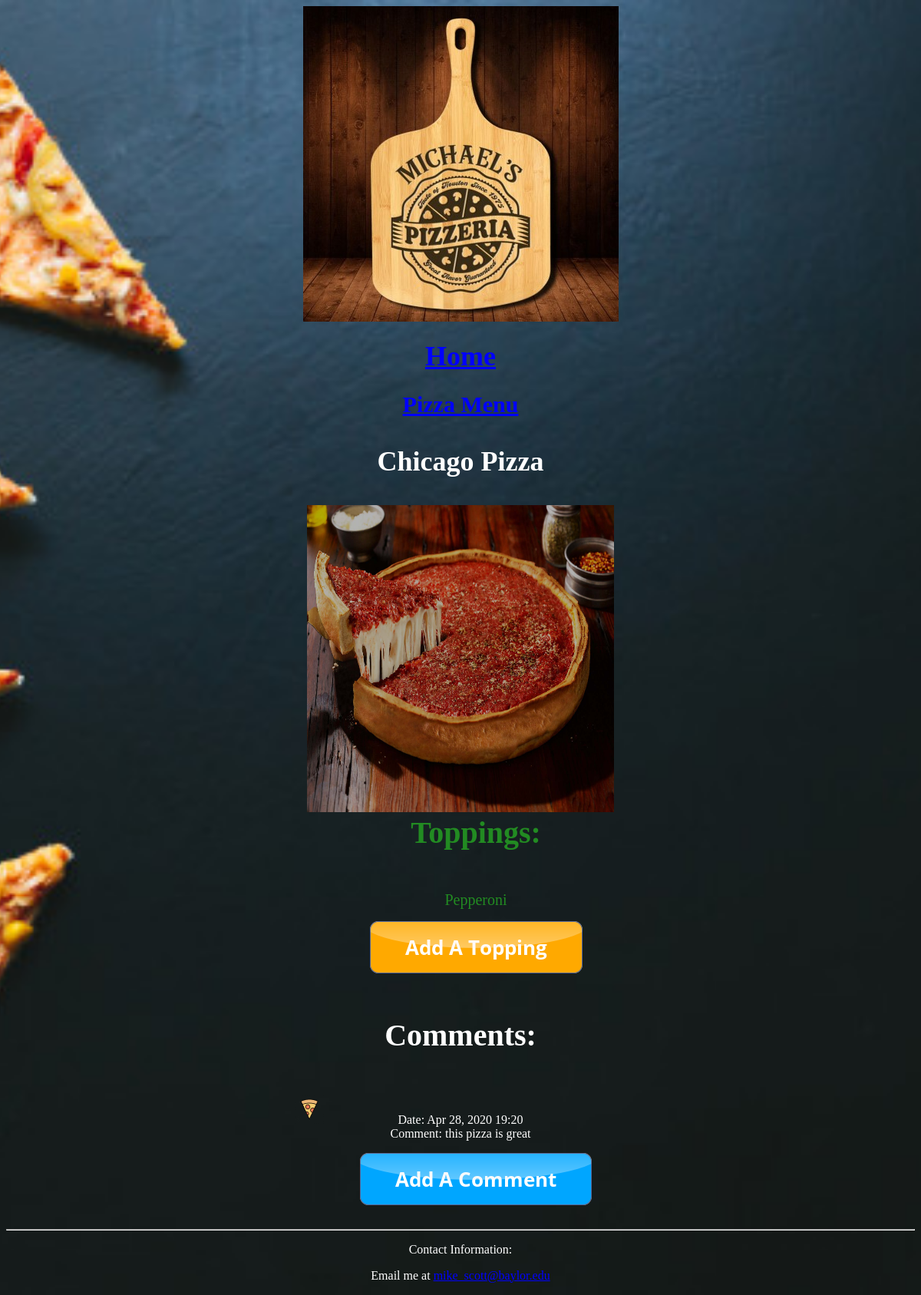
The app's page /pizza_list/2/ with its own data.
### pizzas/models.py (models this page shows, shortened)
class Pizza(models.Model):
    text = models.CharField(max_length=30)
    date_added = models.DateTimeField(auto_now_add=True)
    def __str__(self):
        return self.text

class Topping(models.Model):
    pizza = models.ForeignKey(Pizza, on_delete=models.CASCADE)
    top_choices = (
        ('B', 'Bacon'),
        ('S', 'Sausage'),
        ('P', 'Pepperoni'),
        ('PN', 'Pineapple'),
        ('SP', 'Spinach'),
        ('M', 'Mushrooms'),
        ('C', 'Chicken'),
        ('A', 'Anchovies'),
        ('GP', 'Green Peppers'),
        ('RP', 'Red Peppers'),
    )
    top_choice = models.CharField(max_length=2, choices=top_choices)
    date_added = models.DateTimeField(auto_now_add=True)
    class Meta:
        verbose_name_plural = 'toppings'

class Comment(models.Model):
    pizza = models.ForeignKey(Pizza, on_delete=models.CASCADE)
    text = models.TextField()
    date_added = models.DateTimeField(auto_now_add=True)
    class Meta:
        verbose_name_plural = 'comments'

### pizzas/views.py (the view)
# urls.py: path('pizza_list/<int:pizza_id>/', views.pizza, name='pizza'),
def pizza(request, pizza_id):
    pizza = Pizza.objects.get(id=pizza_id)
    toppings = pizza.topping_set.order_by('-date_added')
    context = {'pizza':pizza, 'toppings':toppings}
    return render(request, 'pizzas/pizza.html',context)

### pizzas/templates/pizzas/pizza.html
{%extends "pizzas/base.html" %}
{% block content %}
{% load static %}
<link rel="stylesheet" href="{% static 'css/base.css' %}">
    <h3 style="text-align:center">{{ pizza }} </h3>
    {% if pizza.text == "Neapolitan Pizza" %}
    <center><IMG SRC="{% static 'images/np.jpg' %}" ALIGN="center" style="width:400px;height:400px;"></center>
    {% elif pizza.text == "Chicago Pizza" %}
    <center><IMG SRC="{% static 'images/chicago.jpg' %}" ALIGN="center" style="width:400px;height:400px;"></center>
    {% elif pizza.text == "New York-Style Pizza" %}
    <center><IMG SRC="{% static 'images/newyork.jpg' %}" ALIGN="center" style="width:400px;height:400px;"></center>
    {% elif pizza.text == "St. Louis-Style Pizza" %}
    <center><IMG SRC="{% static 'images/stl.jpg' %}" ALIGN="center" style="width:400px;height:400px;"></center>
    {% elif pizza.text == "Sicilian Pizza" %}
    <center><IMG SRC="{% static 'images/sicil.jpg' %}" ALIGN="center" style="width:400px;height:400px;"></center>
    {% elif pizza.text == "Greek Pizza" %}
    <center><IMG SRC="{% static 'images/greek.jpg' %}" ALIGN="center" style="width:400px;height:400px;"></center>
    {% elif pizza.text == "BBQ Pizza" %}
    <center><IMG SRC="{% static 'images/bbq.jpg' %}" ALIGN="center" style="width:400px;height:400px;"></center>
    {% endif %}
    <table align="center">
        <tr>
          <td>
    <ul class="b">
        <h4 style="font-size: 40px ; font-weight: bolder; color:forestgreen;">
            Toppings:</h4>
        {% for topping in toppings %}
        <li style="font-size: 20px ; font-weight: normal; color:forestgreen;">
            {{ topping.get_top_choice_display }}
        </li>
        {% empty %}
            <li style="font-size: 2em ; font-weight: normal; color:forestgreen;">
                There are no toppings for this pizza yet..</li>
        {% endfor %}
    </ul>
    <ul class="b">
        <li>
            <a href="{% url 'pizzas:new_topping' pizza.id %}">
                <img src="{% static 'images/button_add-a-topping.png' %}" width="width" height="height">
            </a>
        </li>
    </ul>
    <ul class="a">
        <h4 style="font-size: 40px ; font-weight: bolder; color: white;">Comments:</h4>
            {% for comment in pizza.comment_set.all %}
            <li>
                <p style="text-align:center">Date: {{ comment.date_added|date:'M d, Y H:i' }} <br> Comment: {{ comment.text}}<p>
            </li>
            {% empty %}
                <li style="font-size: 1em ; font-weight: bolder; color:white;">There are no comments for this pizza yet..</li>
            {% endfor %}
    </ul>
    <ul class="b">
        <li>
            <a href="{% url 'pizzas:new_comment' pizza.id%}">
                <img src="{% static 'images/button_add-a-comment.png' %}" width="width" height="height">
            </a>
        </li>
        </ul>
        </td>
        </tr>
        </table>
{% endblock content%}

### pizzas/static/css/base.css (style rules this page uses)
body { background: url(bg2.jpg) no-repeat center center fixed; -webkit-background-size: cover; -moz-background-size: cover; -o-background-size: cover; background-size: cover; }
ul { text-align: center; list-style: inside; }
h3 { color: white; text-align: center; }
h4 { color: white; text-align: center; font-size: 40px; }
p { color: white; text-align: center; }
ul.a { list-style: url("piz.png"); list-style-position: outside; margin: 0; padding: 0; }
ul.b { list-style-type: none; list-style-position: outside; }
a:link { color: blue; }

### pizzas/templates/pizzas/base.html (style rules this page uses)
h3 { font-size:36px; }
h4 { font-size:24px; }

### records on screen
Pizza: text "Chicago Pizza"
Topping: top_choice "Pepperoni"
Comment: date_added "Apr 28, 2020 19:20", text "this pizza is great"
